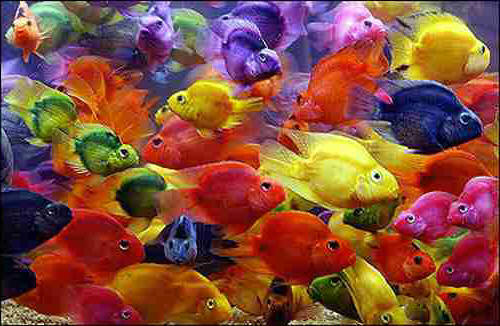
#> input picture PS4/proj4_code/data/fish.jpg, 500 x 326 px
$ jupyter execute Quantization-Student.ipynb   (shell and % lines are left out)
#> lines starting #> are read from the running program, lines starting #| are printed output that depends on the picture
### PS4/proj4_code/quantization_student.py
from sklearn.cluster import KMeans
import matplotlib.pyplot as plt
import skimage.color as color
from PIL import Image
import numpy as np

def computeQuantizationError(orig_img, quantized_img):
    return np.sum((quantized_img - orig_img) ** 2)

def quantizeRGB(origImage, k):
    random_state = 7

    w, h, d = origImage.shape

    imageArr = np.reshape(origImage, (w * h, d))

    km = KMeans(n_clusters=k, random_state=random_state).fit(imageArr)
    outputImgArr = km.predict(imageArr)
    clusterCentres = km.cluster_centers_

    outputImg = np.zeros((w, h, d))
    outputImgArrIndex = 0
    for i in range(w):
        for j in range(h):
            outputImg[i][j] = clusterCentres[outputImgArr[outputImgArrIndex]]
            outputImgArrIndex += 1

    return outputImg, clusterCentres


def quantizeHSV(origImage, k):
    random_state = 7

    hsvImage = color.rgb2hsv(origImage / 255)
    w, h, d = hsvImage.shape
    outputImg = np.copy(hsvImage)
    hueArr = np.reshape(np.reshape(hsvImage, (w * h, d))[:, 0], (w * h, 1))

    km = KMeans(n_clusters=k, random_state=random_state).fit(hueArr)
    outputHueArr = km.predict(hueArr)
    clusterCentres = km.cluster_centers_

    outputHueArrIndex = 0
    for i in range(w):
        for j in range(h):
            outputImg[i][j][0] = clusterCentres[outputHueArr[outputHueArrIndex]]
            outputHueArrIndex += 1

    return color.hsv2rgb(outputImg) * 255, clusterCentres

### PS4/proj4_code/Quantization-Student.ipynb
[cell 1]
from sklearn.cluster import KMeans
import matplotlib.pyplot as plt
import skimage.color as color
from PIL import Image
import numpy as np
import random

from quantization_student import quantizeRGB, computeQuantizationError, quantizeHSV

[cell 2]
im = Image.open('data/fish.jpg')
#> im is the input picture: PIL image 500x326 RGB; mean R, G, B 132.5, 77.5, 60.6
im = np.asarray(im, dtype = np.double)
#> im: shape (326, 500, 3) float64
im.shape
#> Out = (326, 500, 3)

[cell 3]
def test_computeQuantizationError():
    np.random.seed(1)
    arr1 = 255*np.random.random((10, 10, 3))
    arr2 = 255*np.random.random((10, 10, 3))

    return computeQuantizationError(arr1, arr2)

res = test_computeQuantizationError()
if(np.isclose(res, 3349376.0074751126)):
    print("Unit test for computeQuantizationError() passes")

[cell 4]
def test_quantizeRGB():
    np.random.seed(7)
    k = 5
    img = np.array(255*np.random.random((20,20,3)), dtype=int)
    plt.imshow(img)
    plt.title("Original Image")
    plt.axis('off')

    quantized_img, cluster_center = quantizeRGB(img, k)

    fig, axis = plt.subplots(nrows=1, ncols=2)
    axis[0].axis('off')
    axis[0].imshow(np.array(quantized_img, dtype=int))
    axis[0].set_title("Quantized Image")

    axis[1].axis('off')
    axis[1].imshow(np.array(cluster_center[:, np.newaxis, :], dtype=int))
    axis[1].set_title("Cluster Centers")

    log_err = np.log(computeQuantizationError(img, quantized_img))
    print("Quantization Error = e^", log_err)
    return log_err

if(np.isclose(test_quantizeRGB(), 14.704940959444585, atol=1e-5, rtol=1e-3)):
    print("Unit Test for quantizeRGB() passes")
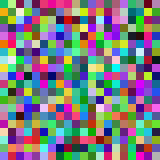
#> shown: shape (20, 20, 3) (shown 8 times larger); mean R, G, B 123.7, 124.1, 128.7
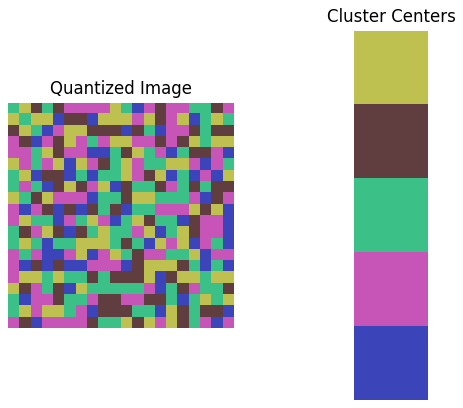
#> figure drawn by matplotlib, 2 panels

[cell 5]
def test_quantizeHSV():
    np.random.seed(7)
    k = 5
    img = np.array(255*np.random.random((20,20,3)), dtype=int)
    plt.imshow(img)
    plt.title("Original Image")
    plt.axis('off')

    quantized_img, cluster_center = quantizeHSV(img, k)

    fig, axis = plt.subplots(nrows=1, ncols=2)
    axis[0].axis('off')
    axis[0].imshow(np.array(quantized_img, dtype=int))
    axis[0].set_title("Quantized Image")

    axis[1].axis('off')
    axis[1].imshow(cluster_center, cmap='gray')
    axis[1].set_title("Cluster Centers")

    log_err = np.log(computeQuantizationError(img, quantized_img))
    print("Quantization Error = e^", log_err)

    return log_err

if(np.isclose(test_quantizeHSV(), 13.514133117537886, atol=1e-5, rtol=1e-3)):
    print("Unit test for quantizeHSV() passes")
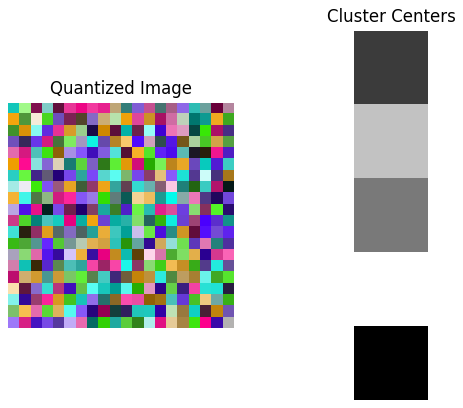
#> figure drawn by matplotlib, 2 panels

[cell 6]
def run_quantization(im, n_k, color_space='RGB'):
    ''' Performs color quantization on the input image for all
    the input number of clusters, assuming the input colorspace.

    Args:
        im: Input image, assumed to be an ndarray.
        n_k: list of cluster centers to perform quantization on.
        color_space: used to decide which function to call.

    Returns:
        quantized_imgs: list of quantized images
        cluster_centers: list of cluster centers of the generated
                         clusters at each k.
        quantization_errors: computed quantization error between
                             the generated image and original image.
    '''
#> called with color_space = 'RGB'
    quantized_imgs = []
    cluster_centers = []
    quantization_errors = []

    for k in n_k:
        if(color_space == 'RGB' or color_space == 'rgb'):
            quantized_img, cluster_center = quantizeRGB(im, k)
        elif(color_space == 'HSV' or color_space == 'hsv'):
            quantized_img, cluster_center = quantizeHSV(im, k)
        else:
            print("Error: Enter either \'RGB\' or \'HSV\' as a colorspace")
            return

        quantized_imgs.append(quantized_img)
        cluster_centers.append(cluster_center)
        quantization_errors.append(
            np.log(computeQuantizationError(im, quantized_img))
        )
#> this loop made 5 passes
#> cluster_center on pass 1: [[181.6, 146.4, 106.9], [109.9, 45.84, 39.27]]
#> pass 1, in run_quantization, `quantized_img, cluster_center = quantizeRGB(im, k)`:
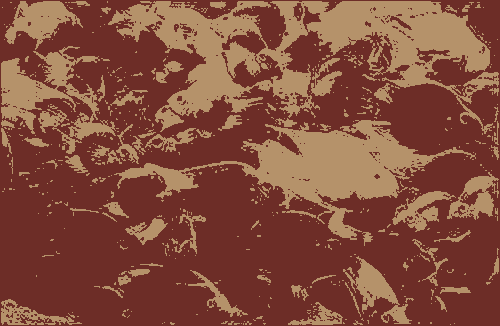
#> quantized_img: shape (326, 500, 3) float64; mean R, G, B 132.6, 77.6, 60.7
#> pass 3, in run_quantization, `quantized_img, cluster_center = quantizeRGB(im, k)`:
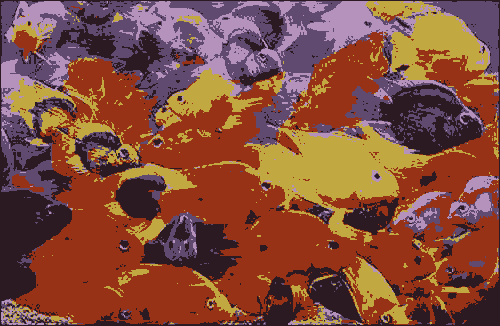
#> quantized_img: shape (326, 500, 3) float64; mean R, G, B 132.5, 77.5, 60.6
#> after the loop, cluster_centers = 5 items; quantization_errors = [20.74, 20.4, 19.95, 19.66, 19.39]; quantized_imgs = 5 items

    nrows = int(np.ceil(len(n_k)/2))
#> nrows = 3
    ncols = 2
    fig,axes = plt.subplots(nrows = nrows, ncols = ncols, figsize=(nrows*10,20))

    for ax in axes.flatten():
        ax.axis('off')
#> this loop made 6 passes

    for i, k in enumerate(n_k):
        title = 'K = '+str(k)+", err = e^("+str(quantization_errors[i]) + ")"

        if(nrows > 1):
            axes[i//ncols, i%ncols].imshow(np.asarray(quantized_imgs[i], dtype=int))
            axes[i//ncols, i%ncols].set_title(title)
        else:
            axes[i].imshow(np.asarray(quantized_imgs[i], dtype=int))
            axes[i].set_title(title)
#> this loop made 5 passes
#> title on passes 1 to 5: 'K = 2, err = e^(20.741926695570058)', 'K = 3, err = e^(20.396521143770762)', 'K = 5, err = e^(19.951691361751212)', 'K = 7, err = e^(19.66245472659133)', 'K = 10, err = e^(19.38872299695905)'

    plt.show()
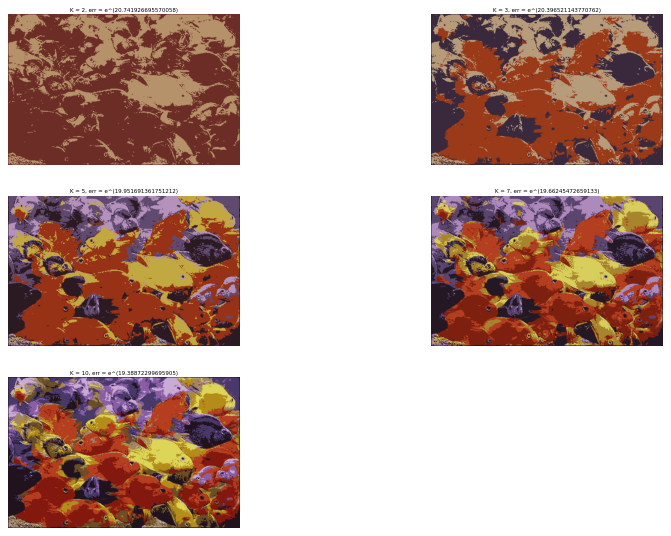
#> figure drawn by matplotlib, 5 panels

[cell 7]
run_quantization(im, n_k = [2, 3, 5, 7, 10], color_space='RGB')

[cell 8]
run_quantization(im, n_k = [2, 3, 5, 7, 10], color_space='HSV')
#> call 2 of run_quantization, with color_space = 'HSV'
#> the loop in run_quantization (call 2), `for k in n_k:` made 5 passes
#> cluster_center on passes 1 to 4: [0.0904, 0.804], [0.0878, 0.693, 0.939], [0.145, 0.702, 0.94, 0.0393, 0.336], [0.16, 0.784, 0.955, 0.023, 0.342, 0.671, 0.0799]
#> pass 1, in run_quantization (call 2), `quantized_img, cluster_center = quantizeHSV(im, k)`:
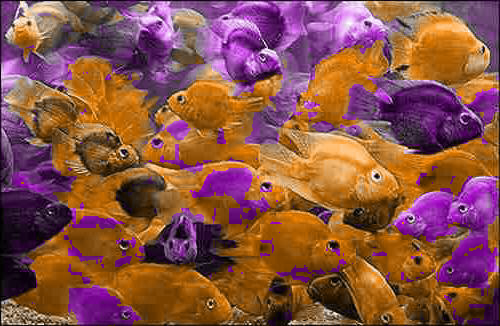
#> quantized_img: shape (326, 500, 3) float64; mean R, G, B 138.2, 82.8, 70.9
#> pass 2, in run_quantization (call 2), `quantized_img, cluster_center = quantizeHSV(im, k)`:
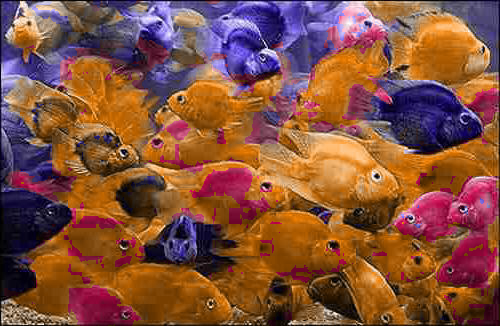
#> quantized_img: shape (326, 500, 3) float64; mean R, G, B 132.6, 81.5, 61.5
#> pass 3, in run_quantization (call 2), `quantized_img, cluster_center = quantizeHSV(im, k)`:
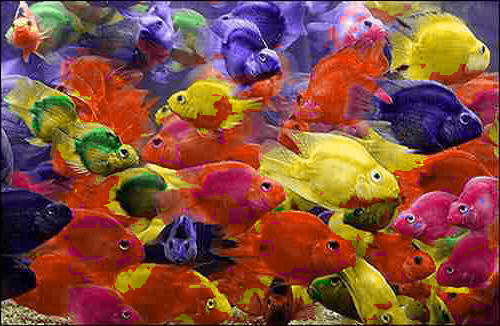
#> quantized_img: shape (326, 500, 3) float64; mean R, G, B 132.1, 78, 61.2
#> after the loop in run_quantization (call 2), `for k in n_k:`: cluster_centers = [[0.0904, 0.804], [0.0878, 0.693, 0.939], [0.145, 0.702, 0.94, 0.0393, 0.336], [0.16, 0.784, 0.955, 0.023, 0.342, 0.671, 0.0799], [0.156, 0.78, 0.971, 0.0262, 0.639, 0.397, 0.247, 0.883, 0.0863, 0.706]]; quantization_errors = [19.81, 19.19, 18.07, 17.51, 17.07]
#> the loop in run_quantization (call 2), `for ax in axes.flatten():` made 6 passes
#> the loop in run_quantization (call 2), `for i, k in enumerate(n_k):` made 5 passes
#> title on passes 1 to 5: 'K = 2, err = e^(19.813333419370647)', 'K = 3, err = e^(19.192735699736904)', 'K = 5, err = e^(18.070990708668862)', 'K = 7, err = e^(17.50667869698028)', 'K = 10, err = e^(17.06541675723659)'
#> in run_quantization (call 2), `plt.show()`:
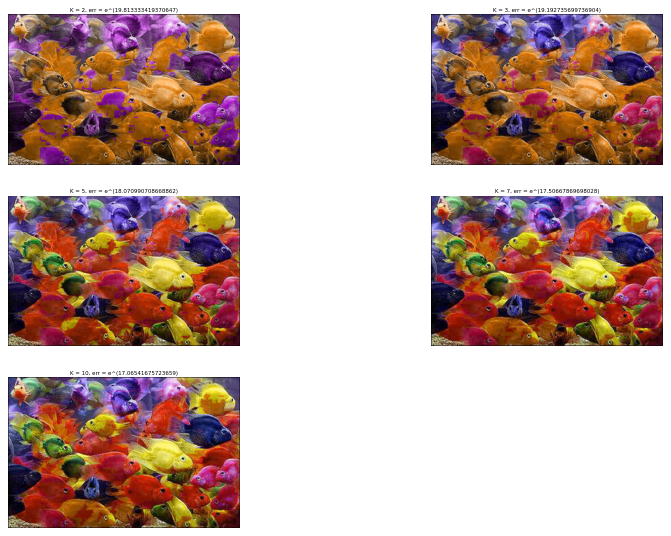
#> figure drawn by matplotlib, 5 panels
